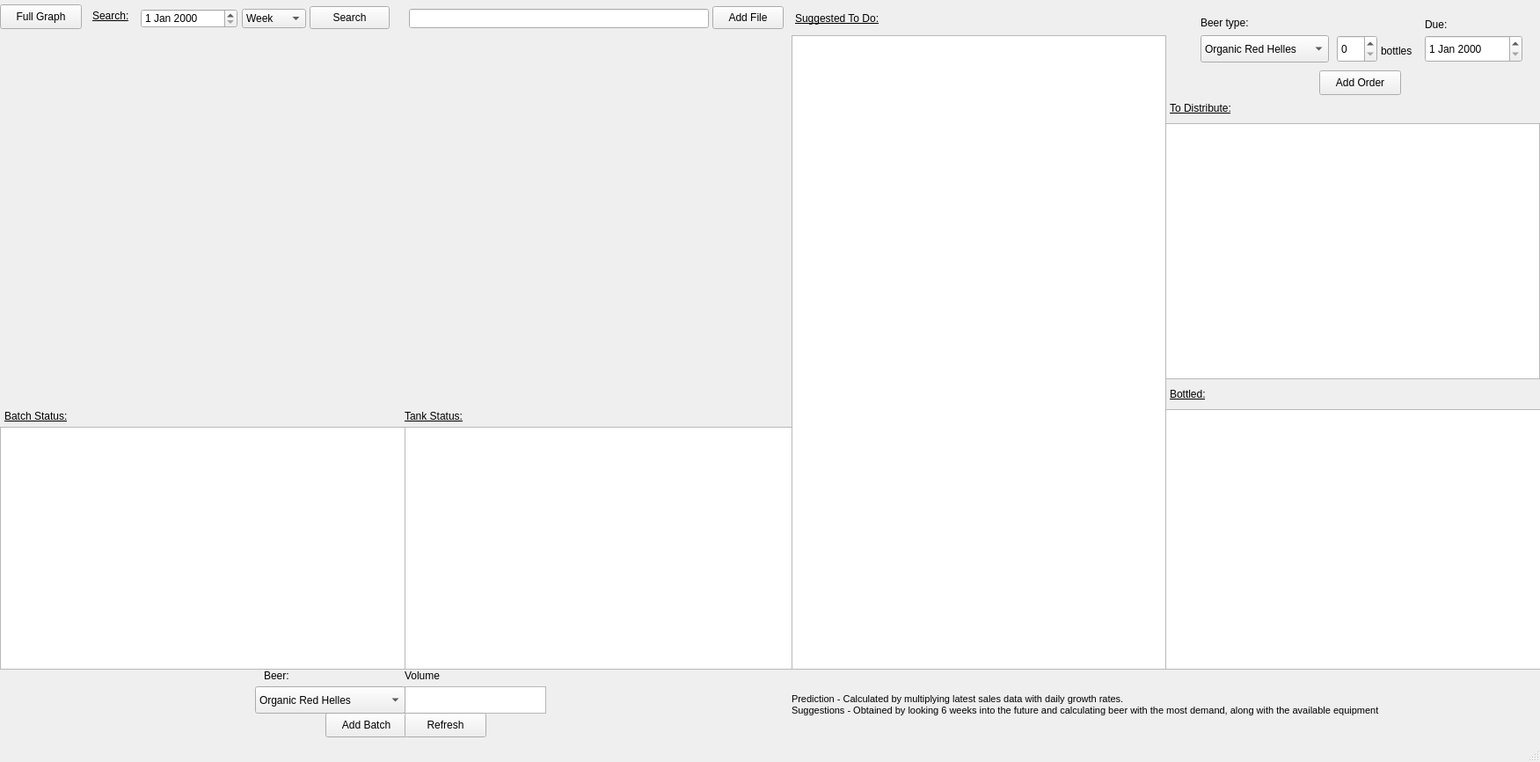
<?xml version="1.0" encoding="UTF-8"?>
<ui version="4.0">
 <class>MainWindow</class>
 <widget class="QMainWindow" name="MainWindow">
  <property name="geometry">
   <rect>
    <x>0</x>
    <y>0</y>
    <width>1751</width>
    <height>866</height>
   </rect>
  </property>
  <property name="windowTitle">
   <string>MainWindow</string>
  </property>
  <widget class="QWidget" name="centralwidget">
   <widget class="QPushButton" name="pushButton">
    <property name="geometry">
     <rect>
      <x>370</x>
      <y>810</y>
      <width>93</width>
      <height>28</height>
     </rect>
    </property>
    <property name="text">
     <string>Add Batch</string>
    </property>
   </widget>
   <widget class="QWidget" name="widget" native="true">
    <property name="geometry">
     <rect>
      <x>0</x>
      <y>40</y>
      <width>901</width>
      <height>421</height>
     </rect>
    </property>
   </widget>
   <widget class="QTextEdit" name="textEdit_2">
    <property name="geometry">
     <rect>
      <x>460</x>
      <y>780</y>
      <width>161</width>
      <height>31</height>
     </rect>
    </property>
   </widget>
   <widget class="QLabel" name="label_3">
    <property name="geometry">
     <rect>
      <x>300</x>
      <y>760</y>
      <width>55</width>
      <height>16</height>
     </rect>
    </property>
    <property name="font">
     <font>
      <pointsize>9</pointsize>
     </font>
    </property>
    <property name="text">
     <string>Beer:</string>
    </property>
   </widget>
   <widget class="QLabel" name="label_4">
    <property name="geometry">
     <rect>
      <x>460</x>
      <y>760</y>
      <width>55</width>
      <height>16</height>
     </rect>
    </property>
    <property name="font">
     <font>
      <pointsize>9</pointsize>
     </font>
    </property>
    <property name="text">
     <string>Volume</string>
    </property>
   </widget>
   <widget class="QComboBox" name="comboBox">
    <property name="geometry">
     <rect>
      <x>290</x>
      <y>780</y>
      <width>171</width>
      <height>31</height>
     </rect>
    </property>
    <property name="acceptDrops">
     <bool>false</bool>
    </property>
    <item>
     <property name="text">
      <string>Organic Red Helles</string>
     </property>
    </item>
    <item>
     <property name="text">
      <string>Organic Pilsner</string>
     </property>
    </item>
    <item>
     <property name="text">
      <string>Organic Dunkel</string>
     </property>
    </item>
   </widget>
   <widget class="QPushButton" name="pushButton_2">
    <property name="geometry">
     <rect>
      <x>460</x>
      <y>810</y>
      <width>93</width>
      <height>28</height>
     </rect>
    </property>
    <property name="text">
     <string>Refresh</string>
    </property>
   </widget>
   <widget class="QListWidget" name="listWidget">
    <property name="geometry">
     <rect>
      <x>0</x>
      <y>485</y>
      <width>461</width>
      <height>276</height>
     </rect>
    </property>
   </widget>
   <widget class="QListWidget" name="listWidget_2">
    <property name="geometry">
     <rect>
      <x>460</x>
      <y>485</y>
      <width>441</width>
      <height>276</height>
     </rect>
    </property>
   </widget>
   <widget class="QDateEdit" name="dateEdit">
    <property name="geometry">
     <rect>
      <x>160</x>
      <y>10</y>
      <width>110</width>
      <height>22</height>
     </rect>
    </property>
   </widget>
   <widget class="QLabel" name="label">
    <property name="geometry">
     <rect>
      <x>105</x>
      <y>10</y>
      <width>55</width>
      <height>16</height>
     </rect>
    </property>
    <property name="font">
     <font>
      <pointsize>9</pointsize>
      <weight>50</weight>
      <bold>false</bold>
      <underline>true</underline>
     </font>
    </property>
    <property name="text">
     <string>Search:</string>
    </property>
   </widget>
   <widget class="QComboBox" name="comboBox_2">
    <property name="geometry">
     <rect>
      <x>275</x>
      <y>10</y>
      <width>73</width>
      <height>22</height>
     </rect>
    </property>
    <item>
     <property name="text">
      <string>Week</string>
     </property>
    </item>
    <item>
     <property name="text">
      <string>Month</string>
     </property>
    </item>
   </widget>
   <widget class="QPushButton" name="pushButton_3">
    <property name="geometry">
     <rect>
      <x>352</x>
      <y>7</y>
      <width>91</width>
      <height>26</height>
     </rect>
    </property>
    <property name="text">
     <string>Search</string>
    </property>
   </widget>
   <widget class="QPushButton" name="pushButton_4">
    <property name="geometry">
     <rect>
      <x>0</x>
      <y>5</y>
      <width>93</width>
      <height>28</height>
     </rect>
    </property>
    <property name="text">
     <string>Full Graph</string>
    </property>
   </widget>
   <widget class="QListWidget" name="listWidget_3">
    <property name="geometry">
     <rect>
      <x>900</x>
      <y>40</y>
      <width>426</width>
      <height>721</height>
     </rect>
    </property>
   </widget>
   <widget class="QListWidget" name="listWidget_4">
    <property name="geometry">
     <rect>
      <x>1325</x>
      <y>140</y>
      <width>426</width>
      <height>291</height>
     </rect>
    </property>
   </widget>
   <widget class="QLabel" name="label_2">
    <property name="geometry">
     <rect>
      <x>904</x>
      <y>10</y>
      <width>136</width>
      <height>21</height>
     </rect>
    </property>
    <property name="font">
     <font>
      <pointsize>9</pointsize>
      <weight>50</weight>
      <bold>false</bold>
      <underline>true</underline>
     </font>
    </property>
    <property name="text">
     <string>Suggested To Do:</string>
    </property>
   </widget>
   <widget class="QLabel" name="label_5">
    <property name="geometry">
     <rect>
      <x>1330</x>
      <y>115</y>
      <width>91</width>
      <height>16</height>
     </rect>
    </property>
    <property name="font">
     <font>
      <pointsize>9</pointsize>
      <underline>true</underline>
     </font>
    </property>
    <property name="text">
     <string>To Distribute:</string>
    </property>
   </widget>
   <widget class="QLabel" name="label_6">
    <property name="geometry">
     <rect>
      <x>5</x>
      <y>465</y>
      <width>96</width>
      <height>16</height>
     </rect>
    </property>
    <property name="font">
     <font>
      <pointsize>9</pointsize>
      <underline>true</underline>
     </font>
    </property>
    <property name="text">
     <string>Batch Status:</string>
    </property>
   </widget>
   <widget class="QLabel" name="label_7">
    <property name="geometry">
     <rect>
      <x>460</x>
      <y>465</y>
      <width>81</width>
      <height>16</height>
     </rect>
    </property>
    <property name="font">
     <font>
      <pointsize>9</pointsize>
      <underline>true</underline>
     </font>
    </property>
    <property name="text">
     <string>Tank Status:</string>
    </property>
   </widget>
   <widget class="QListWidget" name="listWidget_5">
    <property name="geometry">
     <rect>
      <x>1325</x>
      <y>465</y>
      <width>431</width>
      <height>296</height>
     </rect>
    </property>
   </widget>
   <widget class="QLabel" name="label_8">
    <property name="geometry">
     <rect>
      <x>1330</x>
      <y>440</y>
      <width>55</width>
      <height>16</height>
     </rect>
    </property>
    <property name="font">
     <font>
      <pointsize>9</pointsize>
      <underline>true</underline>
     </font>
    </property>
    <property name="text">
     <string>Bottled:</string>
    </property>
   </widget>
   <widget class="QPushButton" name="pushButton_5">
    <property name="geometry">
     <rect>
      <x>1500</x>
      <y>80</y>
      <width>93</width>
      <height>28</height>
     </rect>
    </property>
    <property name="text">
     <string>Add Order</string>
    </property>
   </widget>
   <widget class="QDateEdit" name="dateEdit_2">
    <property name="geometry">
     <rect>
      <x>1620</x>
      <y>40</y>
      <width>111</width>
      <height>31</height>
     </rect>
    </property>
   </widget>
   <widget class="QSpinBox" name="spinBox">
    <property name="geometry">
     <rect>
      <x>1520</x>
      <y>40</y>
      <width>46</width>
      <height>31</height>
     </rect>
    </property>
   </widget>
   <widget class="QComboBox" name="comboBox_3">
    <property name="geometry">
     <rect>
      <x>1365</x>
      <y>40</y>
      <width>146</width>
      <height>31</height>
     </rect>
    </property>
    <property name="acceptDrops">
     <bool>false</bool>
    </property>
    <item>
     <property name="text">
      <string>Organic Red Helles</string>
     </property>
    </item>
    <item>
     <property name="text">
      <string>Organic Pilsner</string>
     </property>
    </item>
    <item>
     <property name="text">
      <string>Organic Dunkel</string>
     </property>
    </item>
   </widget>
   <widget class="QLabel" name="label_9">
    <property name="geometry">
     <rect>
      <x>1570</x>
      <y>50</y>
      <width>46</width>
      <height>16</height>
     </rect>
    </property>
    <property name="font">
     <font>
      <pointsize>9</pointsize>
     </font>
    </property>
    <property name="text">
     <string>bottles</string>
    </property>
   </widget>
   <widget class="QLabel" name="label_10">
    <property name="geometry">
     <rect>
      <x>1365</x>
      <y>15</y>
      <width>76</width>
      <height>21</height>
     </rect>
    </property>
    <property name="font">
     <font>
      <pointsize>9</pointsize>
     </font>
    </property>
    <property name="text">
     <string>Beer type:</string>
    </property>
   </widget>
   <widget class="QLabel" name="label_11">
    <property name="geometry">
     <rect>
      <x>1620</x>
      <y>20</y>
      <width>55</width>
      <height>16</height>
     </rect>
    </property>
    <property name="font">
     <font>
      <pointsize>9</pointsize>
     </font>
    </property>
    <property name="text">
     <string>Due:</string>
    </property>
   </widget>
   <widget class="QLineEdit" name="lineEdit">
    <property name="geometry">
     <rect>
      <x>465</x>
      <y>10</y>
      <width>341</width>
      <height>22</height>
     </rect>
    </property>
   </widget>
   <widget class="QPushButton" name="pushButton_6">
    <property name="geometry">
     <rect>
      <x>810</x>
      <y>7</y>
      <width>81</width>
      <height>26</height>
     </rect>
    </property>
    <property name="text">
     <string>Add File</string>
    </property>
   </widget>
   <widget class="QLabel" name="label_12">
    <property name="geometry">
     <rect>
      <x>900</x>
      <y>765</y>
      <width>846</width>
      <height>71</height>
     </rect>
    </property>
    <property name="font">
     <font>
      <pointsize>8</pointsize>
     </font>
    </property>
    <property name="contextMenuPolicy">
     <enum>Qt::NoContextMenu</enum>
    </property>
    <property name="text">
     <string>Prediction - Calculated by multiplying latest sales data with daily growth rates.
Suggestions - Obtained by looking 6 weeks into the future and calculating beer with the most demand, along with the available equipment</string>
    </property>
   </widget>
  </widget>
  <widget class="QStatusBar" name="statusbar"/>
 </widget>
 <resources/>
 <connections/>
</ui>
